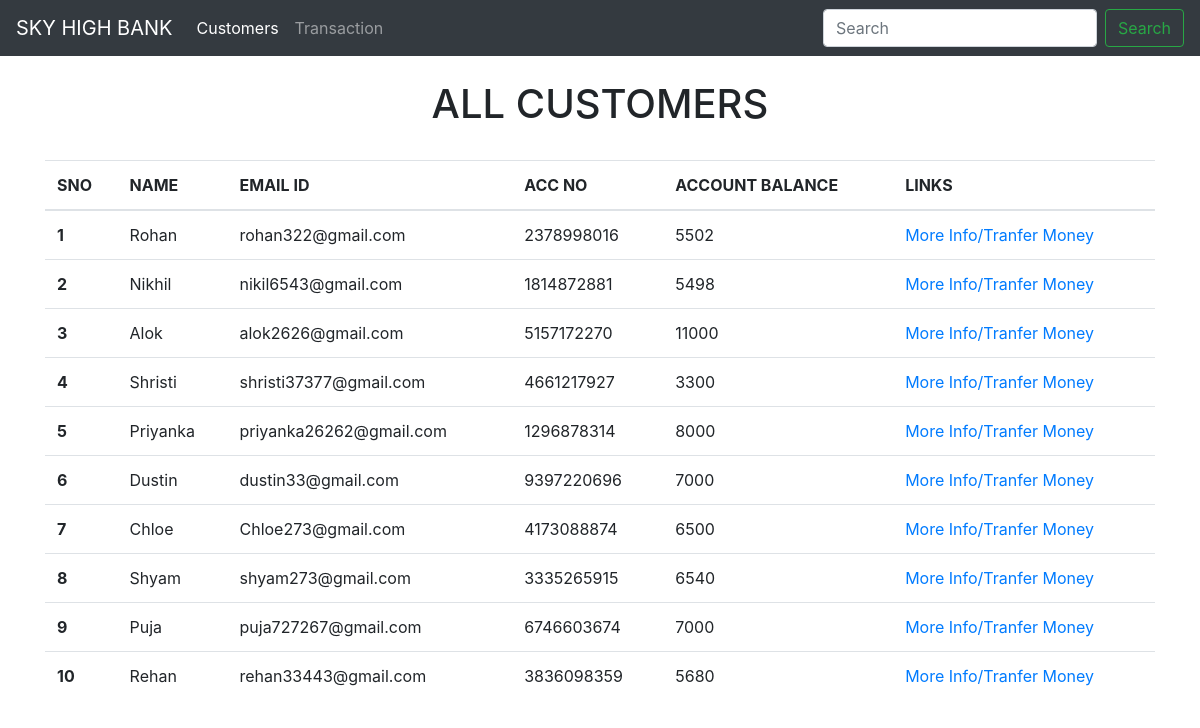
/allcustomers, run on the app's committed database.
### bankapp/models.py (models this page shows)
class customer(models.Model):
    id=models.IntegerField(default=0,primary_key=True)
    name = models.CharField(max_length=200, null=True)
    email = models.CharField(max_length=200, null=True)
    address = models.CharField(max_length=255)
    city = models.CharField(max_length=255)
    state = models.CharField(max_length=255)
    accbal = models.IntegerField()
    accno = models.IntegerField()

### bankapp/views.py (the view)
# urls.py: path('allcustomers', views.cust, name="cust"),
def cust(request):
    custinfo = customer.objects.all()
    return render(request ,'viewcust.html',{'custinfo':custinfo})

### templates/viewcust.html (shortened to what this page needs)
{% extends 'basic.html' %}
{% block body %}
<br>
<h1 style="text-align:center">ALL CUSTOMERS</h1><br>
<div class="container">
<div class="table-responsive">
<table class="table table-hover">
  <thead>
    <tr>
      <th scope="col">SNO</th>
      <th scope="col">NAME</th>
      <th scope="col">EMAIL ID</th>
       <th scope="col">ACC NO</th>
      <th scope="col">ACCOUNT BALANCE</th>
      <th scope="col">LINKS</th>
    </tr>
  </thead>
  <tbody>
{% for i in custinfo %}
    <tr>
      <th scope="row">{{i.id}}</th>
      <td>{{i.name}}</td>
      <td>{{i.email}}</td>
      <td>{{i.accno}}</td>
      <td>{{i.accbal}}</td>
      <td> <a href="profilenew/{{i.id}}">More Info/Tranfer Money</a></td>
    </tr>
{% endfor %}
  </tbody>
</table>
</div>
</div>
 {% endblock %}

### templates/basic.html (shortened to what this page needs)
<!doctype html>
<html lang="en">
  <head>
    <link rel="stylesheet" href="https://maxcdn.bootstrapcdn.com/bootstrap/4.0.0/css/bootstrap.min.css">
  </head>
  <body>
    <nav class="navbar navbar-expand-lg navbar-dark bg-dark">
  <a class="navbar-brand" href="\">SKY HIGH BANK</a>
  <div class="collapse navbar-collapse" id="navbarSupportedContent">
    <ul class="navbar-nav mr-auto">
      <li class="nav-item active">
        <a class="nav-link" href="/allcustomers"> Customers <span class="sr-only">(current)</span></a>
      </li>
      <li class="nav-item">
        <a class="nav-link" href="/alltransaction">Transaction</a>
      </li>
    </ul>
    <form class="form-inline my-2 my-lg-0">
      <input class="form-control mr-sm-2" type="search" placeholder="Search" aria-label="Search">
      <button class="btn btn-outline-success my-2 my-sm-0" type="submit">Search</button>
    </form>
  </div>
</nav>
    {% block body %}
    {% endblock %}
  </body>
</html>

### data on the page
customer: id "1", name "Rohan", email "rohan322@gmail.com", accno "2378998016", accbal "5502"
customer: id "2", name "Nikhil", email "nikil6543@gmail.com", accno "1814872881", accbal "5498"
customer: id "3", name "Alok", email "alok2626@gmail.com", accno "5157172270", accbal "11000"
customer: id "4", name "Shristi", email "shristi37377@gmail.com", accno "4661217927", accbal "3300"
customer: id "5", name "Priyanka", email "priyanka26262@gmail.com", accno "1296878314", accbal "8000"
customer: id "6", name "Dustin", email "dustin33@gmail.com", accno "9397220696", accbal "7000"
customer: id "7", name "Chloe", email "Chloe273@gmail.com", accno "4173088874", accbal "6500"
customer: id "8", name "Shyam", email "shyam273@gmail.com", accno "3335265915", accbal "6540"
customer: id "9", name "Puja", email "puja727267@gmail.com", accno "6746603674", accbal "7000"
customer: id "10", name "Rehan", email "rehan33443@gmail.com", accno "3836098359", accbal "5680"
